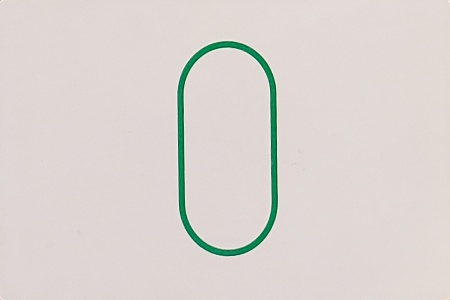
#> input picture images/shapes/green-single-outline-capsule.jpg, 450 x 300 px; its folder holds only this picture in this run
$ jupyter execute --allow-errors 'Template Matching.ipynb'   (shell and % lines are left out)   (older library calls are emulated)
#> lines starting #> are read from the running program, lines starting #| are printed output that depends on the picture; after the words box and inside, x2 and y2 are one past the last pixel; in counts of white or black regions, pixels touching at a corner belong together
#> further down, img is the input picture: shape (300, 450, 3); mean B, G, R 209.2, 212.5, 219.3
[cell 1]
import cv2
import os
from IPython.display import display
import matplotlib.pyplot as plt
import matplotlib.image as mpimg
import numpy as np
from PIL import Image
from scipy import ndimage

[cell 2]
from os import listdir
from os.path import isfile, join


get_image_filepaths = lambda dirpath: [os.path.join(dirpath, f) for f in listdir(dirpath) if isfile(join(dirpath, f)) and (f.endswith(".jpg") or f.endswith(".png"))]

[cell 3]
def get_median_area(sorted_contours, numcards):
    return np.mean([cv2.contourArea(contour) for contour in sorted_contours[:numcards]])


def filter_contours(contours, median_area, tolerance = 2.0):
    n = len(contours)
    areas = [cv2.contourArea(contour) for contour in contours]
    return [
        contours[i] for i in range(n)
        if median_area / tolerance < areas[i] and areas[i] < median_area * tolerance
    ]

[cell 4]
def filled_shape(img):
    kernel = np.ones((5,5),np.uint8)
    gray = cv2.cvtColor(img, cv2.COLOR_BGR2GRAY)
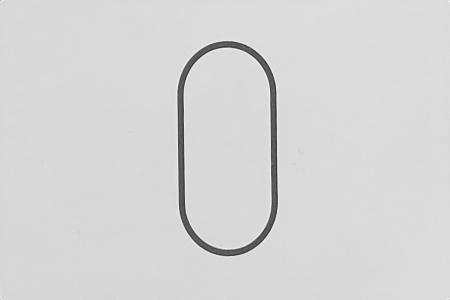
#> gray: shape (300, 450); min 52, max 247, mean 214.3

    # Smoothing without removing edges.
    gray_filtered = cv2.bilateralFilter(gray, 7, 50, 50)

    # Applying the canny filter
    edges_filtered = cv2.Canny(gray_filtered, 60, 120)
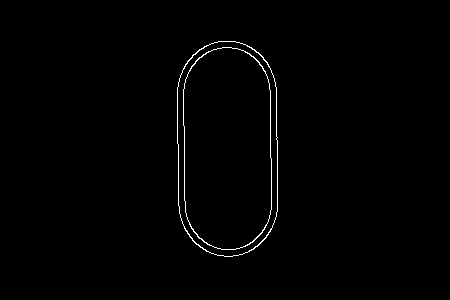
#> edges_filtered: shape (300, 450); 0.83% white in thin lines or dots, all inside (x1, y1, x2, y2) = (177, 41, 278, 257)
    mask = cv2.inRange(edges_filtered, 100, 255)
    mask = cv2.morphologyEx(mask, cv2.MORPH_CLOSE, kernel)
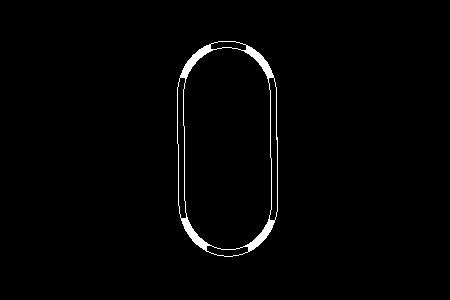
#> mask: shape (300, 450); 1.4% white; 1 white region, box (x1, y1, x2, y2) and area: (177, 41, 278, 257) 1921

    filled = np.array(ndimage.binary_fill_holes(mask).astype(int),np.uint8)
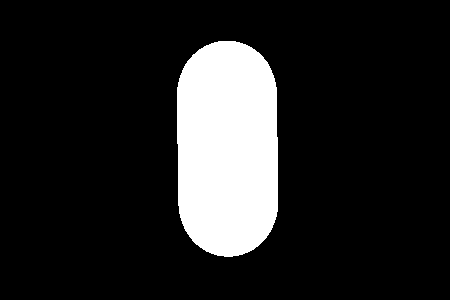
#> filled: shape (300, 450); values 0 (black) and 1 (white), 14.3% white; 1 white region
    return filled

def num_shapes(img):
    filled = filled_shape(img)
    contours, _ = cv2.findContours(filled,cv2.RETR_TREE,cv2.CHAIN_APPROX_SIMPLE)
#> contours = 1 contour; box (x1, y1, x2, y2) and area: (177, 41, 278, 257) 19050
    contours = [contour for contour in sorted(contours, key=cv2.contourArea,reverse=True) if cv2.contourArea(contour) < 400 **2]
    contours = filter_contours(contours, cv2.contourArea(contours[0]), 2.0)
#> in filter_contours, `n = len(contours)`: n = 1
#> in filter_contours, `areas = [cv2.contourArea(contour) for contour in contours]`: areas = [19050]
    crops = []
    for c in contours:
        # get the bounding rect
        x, y, w, h = cv2.boundingRect(c)
        # get crop
        crops.append(img[y:y+h, x:x+w])
#> this loop made 1 pass
#> (x, y, w, h) on pass 1: (177, 41, 101, 216)
#> after the loop, crops = 1 item
    return len(contours), crops

[cell 5]
templates = {}
directory = "../images/shapes"
new_img_dir = "../images/templates"
for img_filepath in get_image_filepaths(directory):
    print(img_filepath)
    filename = os.path.basename(img_filepath)
    img = cv2.imread(img_filepath)
    _, crops = num_shapes(img)
#> crops = 1 item
    new_path = os.path.join(new_img_dir, filename)
    cv2.imwrite(new_path, crops[0])
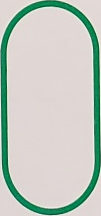
#> saved as green-single-outline-capsule.jpg: shape (216, 101, 3); mean B, G, R 192.4, 201.4, 192.9

[cell 6]
# try template matching
# [10 lines left out: function filtered_edges, not called in this run]

def get_templates(template_dir):
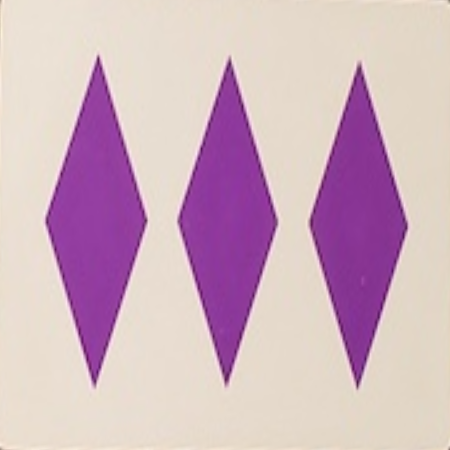
#> input picture images/examples/three_diamond_solid_purple.png, 450 x 450 px
#> further down, img is the input picture: shape (450, 450, 3); mean B, G, R 191.9, 178.1, 207.9
    return [filtered_edges(cv2.imread(im_path))
            for im_path in get_image_filepaths(template_dir)]

# [7 lines left out: function best_template, not called in this run]

#> (a cell that did not finish here is left out)

[cell 8]
kernel = np.array([[-1,-1,-1], [2,2,2], [-1,-1,-1]])
#> (the rest of this cell did not finish here and is left out)

#> (a cell that did not finish here is left out)

[cell 10]
HORIZONTAL_IMAGEPATH = "../images/horizontal_templates/horizontal_template.png"
#> (the rest of this cell did not finish here and is left out)

#> (a cell that did not finish here is left out)

[cell 12]
print(get_image_filepaths("../images/examples"))

[cell 13]
import math

# [14 lines left out: function contains_horizontal_lines, not called in this run]

#> (a cell that did not finish here is left out)

#> in filled_shape (call 2), `gray = cv2.cvtColor(img, cv2.COLOR_BGR2GRAY)`:
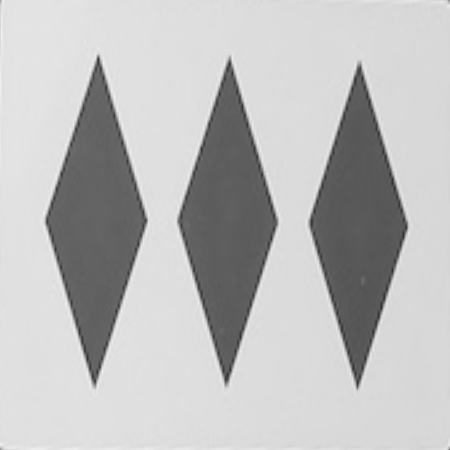
#> gray: shape (450, 450); min 45, max 241, mean 188.6
#> in filled_shape (call 2), `edges_filtered = cv2.Canny(gray_filtered, 60, 120)`:
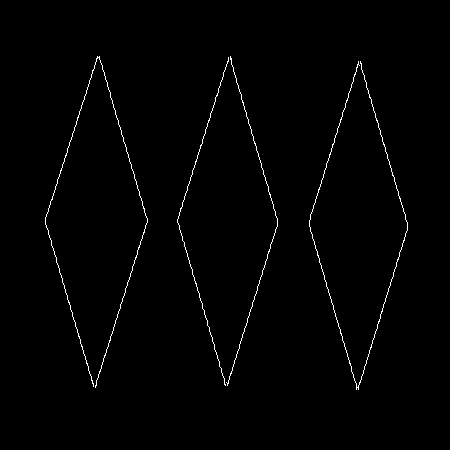
#> edges_filtered: shape (450, 450); 1% white in thin lines or dots, all inside (x1, y1, x2, y2) = (45, 56, 408, 390)
#> in filled_shape (call 2), `filled = np.array(ndimage.binary_fill_holes(mask).astype(int),np.uint8)`:
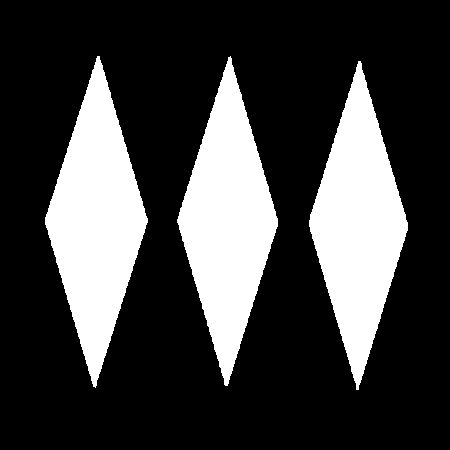
#> filled: shape (450, 450); values 0 (black) and 1 (white), 25.3% white; 3 white regions
#> in num_shapes (call 2), `contours, _ = cv2.findContours(filled,cv2.RETR_TREE,cv2.CHAIN_APPROX_S..`: contours = 3 contours; box (x1, y1, x2, y2) and area: (45, 56, 148, 388) 17176, (177, 56, 278, 386) 16728, (309, 61, 408, 390) 16427
#> the loop in num_shapes (call 2), `for c in contours:` made 3 passes
#> (x, y, w, h) on passes 1 to 3: (45, 56, 103, 332), (177, 56, 101, 330), (309, 61, 99, 329)
#> `number, _ = num_shapes(img)`: number = 3
    print(imagepath, isolate_horizontal_lines(img, number))
